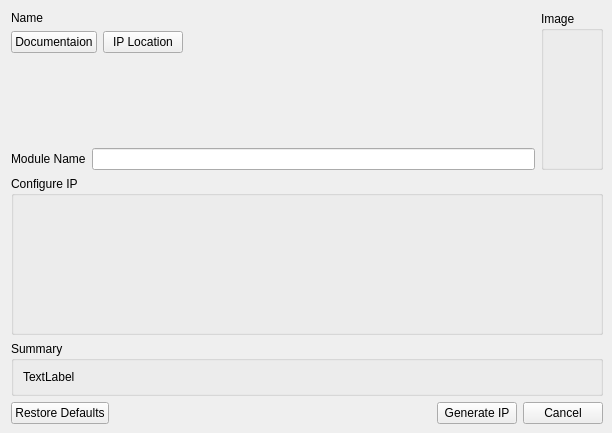
<?xml version="1.0" encoding="UTF-8"?>
<ui version="4.0">
 <class>IPDialogBox</class>
 <widget class="QDialog" name="IPDialogBox">
  <property name="geometry">
   <rect>
    <x>0</x>
    <y>0</y>
    <width>612</width>
    <height>433</height>
   </rect>
  </property>
  <property name="windowTitle">
   <string>Dialog</string>
  </property>
  <layout class="QGridLayout" name="gridLayout" rowstretch="0,0,0,0,0" columnstretch="0,0,0,0,0,0,0">
   <property name="rightMargin">
    <number>9</number>
   </property>
   <property name="bottomMargin">
    <number>9</number>
   </property>
   <property name="spacing">
    <number>6</number>
   </property>
   <item row="4" column="0">
    <widget class="QPushButton" name="restoreDefaults">
     <property name="text">
      <string>Restore Defaults</string>
     </property>
     <property name="icon">
      <iconset resource="ip_resources.qrc">
       <normaloff>:/images/undo.png</normaloff>:/images/undo.png</iconset>
     </property>
     <property name="autoDefault">
      <bool>false</bool>
     </property>
    </widget>
   </item>
   <item row="1" column="0" colspan="7">
    <layout class="QGridLayout" name="gridLayout_2">
     <property name="verticalSpacing">
      <number>6</number>
     </property>
     <item row="1" column="1" colspan="2">
      <layout class="QHBoxLayout" name="horizontalLayout_3">
       <item>
        <widget class="QPushButton" name="documentation">
         <property name="text">
          <string>Documentaion</string>
         </property>
         <property name="icon">
          <iconset resource="ip_resources.qrc">
           <normaloff>:/images/page.png</normaloff>:/images/page.png</iconset>
         </property>
         <property name="autoDefault">
          <bool>false</bool>
         </property>
        </widget>
       </item>
       <item>
        <widget class="QPushButton" name="ipLocation">
         <property name="text">
          <string>IP Location</string>
         </property>
         <property name="icon">
          <iconset resource="ip_resources.qrc">
           <normaloff>:/images/folder.png</normaloff>:/images/folder.png</iconset>
         </property>
         <property name="autoDefault">
          <bool>false</bool>
         </property>
        </widget>
       </item>
       <item>
        <spacer name="horizontalSpacer_2">
         <property name="orientation">
          <enum>Qt::Horizontal</enum>
         </property>
         <property name="sizeHint" stdset="0">
          <size>
           <width>40</width>
           <height>20</height>
          </size>
         </property>
        </spacer>
       </item>
      </layout>
     </item>
     <item row="0" column="3" rowspan="4">
      <widget class="QGroupBox" name="groupBoxImage">
       <property name="sizePolicy">
        <sizepolicy hsizetype="Maximum" vsizetype="Preferred">
         <horstretch>0</horstretch>
         <verstretch>0</verstretch>
        </sizepolicy>
       </property>
       <property name="title">
        <string>Image</string>
       </property>
      </widget>
     </item>
     <item row="3" column="1" colspan="2">
      <layout class="QHBoxLayout" name="horizontalLayout">
       <item>
        <widget class="QLabel" name="label_2">
         <property name="text">
          <string>Module Name</string>
         </property>
        </widget>
       </item>
       <item>
        <widget class="QLineEdit" name="lineEditModuleName"/>
       </item>
      </layout>
     </item>
     <item row="0" column="1" colspan="2">
      <widget class="QLabel" name="labelName">
       <property name="text">
        <string>Name</string>
       </property>
      </widget>
     </item>
     <item row="2" column="1" colspan="2">
      <spacer name="verticalSpacer">
       <property name="orientation">
        <enum>Qt::Vertical</enum>
       </property>
       <property name="sizeHint" stdset="0">
        <size>
         <width>20</width>
         <height>40</height>
        </size>
       </property>
      </spacer>
     </item>
    </layout>
   </item>
   <item row="2" column="0" colspan="7">
    <widget class="QGroupBox" name="paramsBox">
     <property name="sizePolicy">
      <sizepolicy hsizetype="Preferred" vsizetype="Expanding">
       <horstretch>0</horstretch>
       <verstretch>0</verstretch>
      </sizepolicy>
     </property>
     <property name="title">
      <string>Configure IP</string>
     </property>
    </widget>
   </item>
   <item row="3" column="0" colspan="7">
    <widget class="QGroupBox" name="groupBox">
     <property name="title">
      <string>Summary</string>
     </property>
     <layout class="QGridLayout" name="gridLayout_3">
      <item row="0" column="0">
       <widget class="QLabel" name="labelSummary">
        <property name="text">
         <string>TextLabel</string>
        </property>
       </widget>
      </item>
     </layout>
    </widget>
   </item>
   <item row="4" column="1">
    <spacer name="horizontalSpacer">
     <property name="orientation">
      <enum>Qt::Horizontal</enum>
     </property>
     <property name="sizeHint" stdset="0">
      <size>
       <width>40</width>
       <height>20</height>
      </size>
     </property>
    </spacer>
   </item>
   <item row="4" column="2" colspan="5">
    <layout class="QHBoxLayout" name="horizontalLayout_2">
     <property name="spacing">
      <number>6</number>
     </property>
     <property name="sizeConstraint">
      <enum>QLayout::SetDefaultConstraint</enum>
     </property>
     <property name="leftMargin">
      <number>0</number>
     </property>
     <item>
      <widget class="QPushButton" name="generateIp">
       <property name="text">
        <string>Generate IP</string>
       </property>
       <property name="autoDefault">
        <bool>false</bool>
       </property>
      </widget>
     </item>
     <item>
      <widget class="QPushButton" name="cancel">
       <property name="text">
        <string>Cancel</string>
       </property>
       <property name="autoDefault">
        <bool>false</bool>
       </property>
      </widget>
     </item>
    </layout>
   </item>
  </layout>
 </widget>
 <resources>
  <include location="ip_resources.qrc"/>
 </resources>
 <connections/>
</ui>
